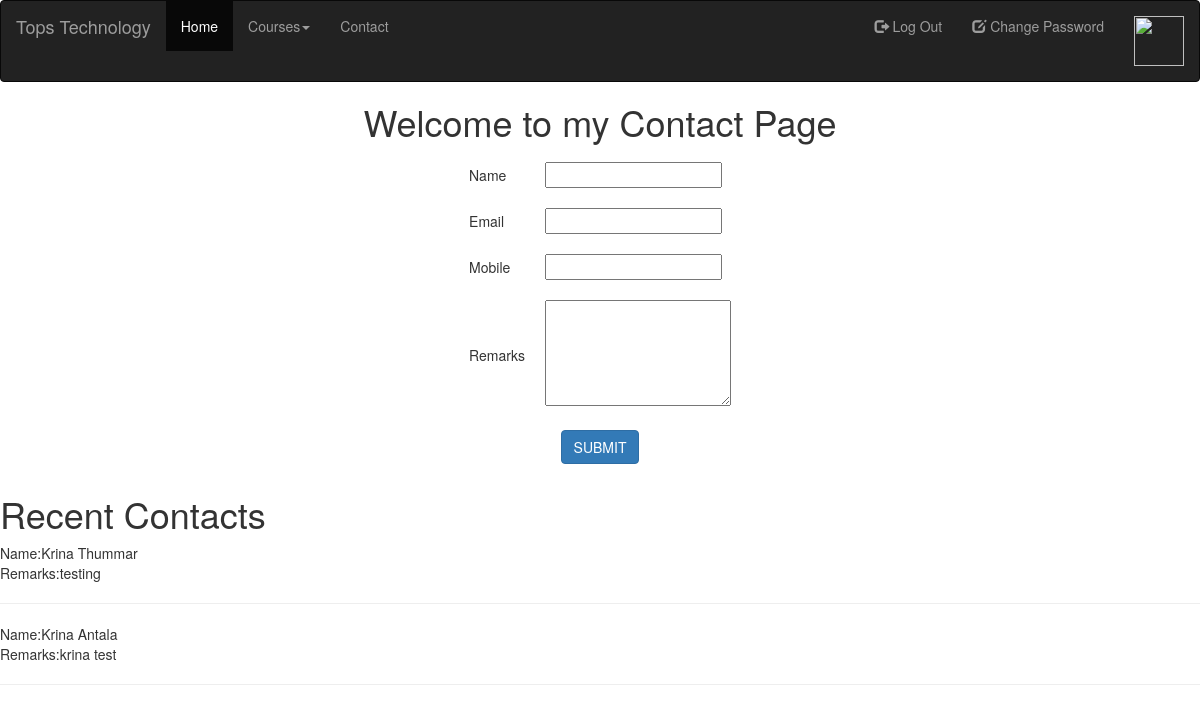
/contact/ (signed in), run on an earlier commit of the app's database.
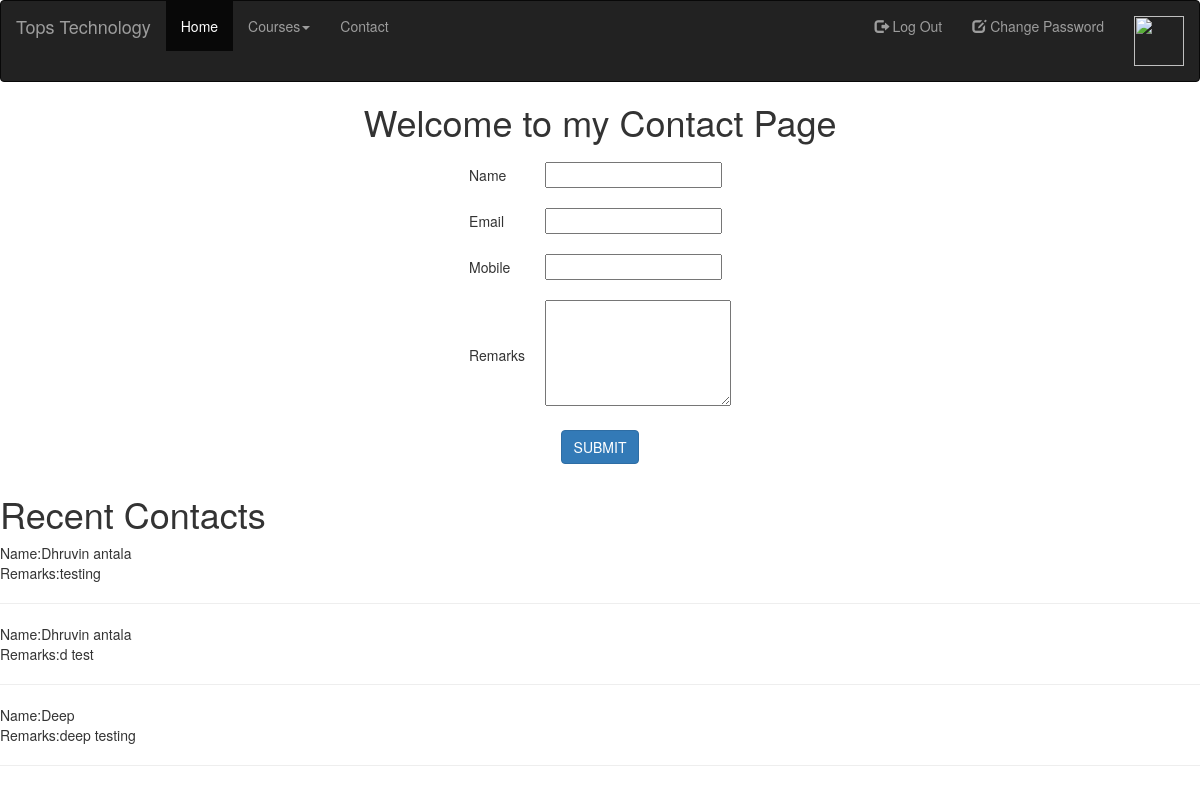
And on a later commit of the database.
### myapp/models.py (models this page shows, shortened)
class Contact(models.Model):
	name=models.CharField(max_length=100)
	email=models.EmailField()
	mobile=models.PositiveSmallIntegerField()
	remarks=models.TextField()

### myapp/views.py (the view)
# urls.py: path('contact/',views.contact,name='contact'),
def contact(request):
	if request.method=='POST':
		Contact.objects.create(
			name=request.POST['name'],
			email=request.POST['email'],
			mobile=request.POST['mobile'],
			remarks=request.POST['remarks'],
			)
		msg="Contact Saved Successfully"
		contacts=Contact.objects.all().order_by("-id")[:3]
		return render(request,'contact.html',{'msg':msg,'contacts':contacts})
	else:
		contacts=Contact.objects.all().order_by("-id")[:3]
		return render(request,'contact.html',{'contacts':contacts})

### myapp/templates/contact.html (shortened to what this page needs)
{% extends 'header.html'%}
{% block content %}
<!DOCTYPE html>
<html>
<head>
</head>
<body>
	<center>
		<h1>Welcome to my Contact Page</h1>
		<form method="post" action="{% url 'contact' %}">
			<table>
				<tr>
					<td>Name</td>
					<td><input type="text" name="name"></td>
				</tr>
				<tr>
					<td>Email</td>
					<td><input type="email" name="email"></td>
				</tr>
				<tr>
					<td>Mobile</td>
					<td><input type="text" name="mobile"></td>
				</tr>
				<tr>
					<td>Remarks</td>
					<td><textarea rows="5" cols="22" name="remarks"></textarea></td>
				</tr>
				<tr>
					<td colspan="2" align="center"><input type="submit" name="action" value="SUBMIT" class="btn btn-primary"></td>
				</tr>
			</table>
		</form>
	</center>
	<h1>Recent Contacts</h1>
	{% for i in contacts %}
	Name:{{i.name}}<br>
	Remarks:{{i.remarks}}<br><hr>
	{% endfor%}
</body>
</html>
{% endblock %}

### myapp/templates/header.html (shortened to what this page needs)
<!DOCTYPE html>
<html lang="en">
<head>
  <link rel="stylesheet" href="https://maxcdn.bootstrapcdn.com/bootstrap/3.4.1/css/bootstrap.min.css">
</head>
<body>
<nav class="navbar navbar-inverse">
  <div class="container-fluid">
    <div class="navbar-header">
      <a class="navbar-brand" href="/">Tops Technology</a>
    </div>
    <ul class="nav navbar-nav">
      <li class="active"><a href="/">Home</a></li>
      <li class="dropdown"><a class="dropdown-toggle" data-toggle="dropdown" href="#">Courses<span class="caret"></span></a>
      </li>
      <li><a href="{%url 'contact'%}">Contact</a></li>
    </ul>
    <ul class="nav navbar-nav navbar-right">
      {% if request.session.email %}
      <li><a href="{%url 'logout'%}"><span class="glyphicon glyphicon-log-out"></span> Log Out</a></li>
      <li><a href="{% url 'change-password' %}"><span class="glyphicon glyphicon-edit"></span> Change Password</a></li>
      <li><a href="{% url 'profile' %}"><img src="{{request.session.profile_pic}}" width="50px" height="50px"></a></li>
      {% else %}
      <li><a href="{%url 'signup'%}"><span class="glyphicon glyphicon-user"></span> Sign Up</a></li>
      <li><a href="{%url 'login'%}"><span class="glyphicon glyphicon-log-in"></span> Login</a></li>
      {% endif %}
    </ul>
  </div>
</nav>
{% block content%}
{% endblock%}
</body>
</html>

### myapp/templates/contact.html (style rules this page uses)
tr,td { padding: 10px; }

What changed in the data, as far as the page shows it:
no longer on this page (row unchanged): Contact: name "Krina Thummar", remarks "testing"
no longer on this page (row unchanged): Contact: name "Krina Antala", remarks "krina test"
added Contact: name "Dhruvin antala", remarks "testing"
added Contact: name "Dhruvin antala", remarks "d test"
added Contact: name "Deep", remarks "deep testing"
